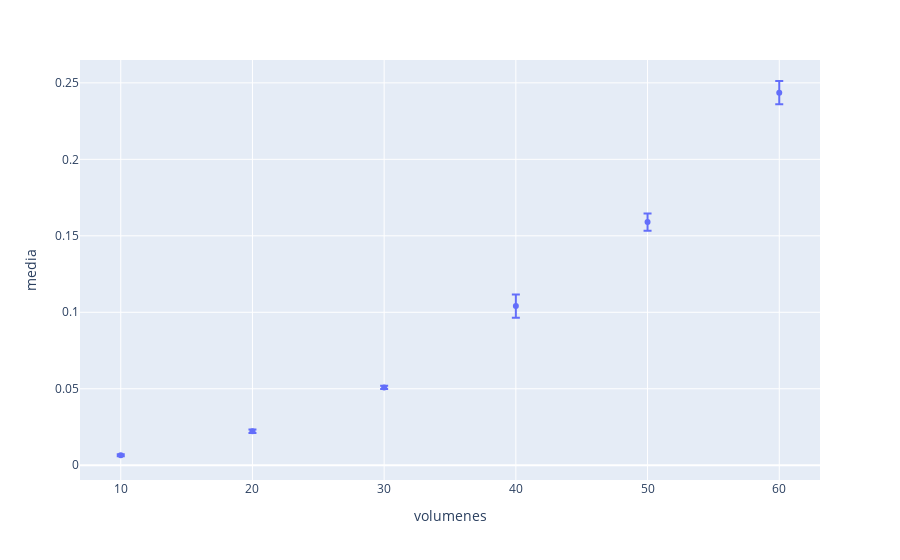

Notebook source saved alongside this figure:
### Code cell
fig = px.scatter(coefficients_julia, x="volumenes", y=" media",
                 error_y=" desviacion_estandar")
fig.show()

### Figure 1 — Plotly figure (JSON) as saved in the notebook; plotly's stock layout.template omitted (floating-point values rounded to 4 significant figures)
{"data": [{"error_y": {"array": [0.000646, 0.001157, 0.001063, 0.007564, 0.005647, 0.007602]}, "hovertemplate": "volumenes=%{x}<br> media=%{y}<extra></extra>", "legendgroup": "", "marker": {"color": "#636efa", "symbol": "circle"}, "mode": "markers", "name": "", "orientation": "v", "showlegend": false, "type": "scatter", "x": [10, 20, 30, 40, 50, 60], "xaxis": "x", "y": [0.006525, 0.02222, 0.05088, 0.104, 0.159, 0.2436], "yaxis": "y"}], "layout": {"legend": {"tracegroupgap": 0}, "margin": {"t": 60}, "xaxis": {"anchor": "y", "domain": [0, 1], "title": {"text": "volumenes"}}, "yaxis": {"anchor": "x", "domain": [0, 1], "title": {"text": " media"}}}}
